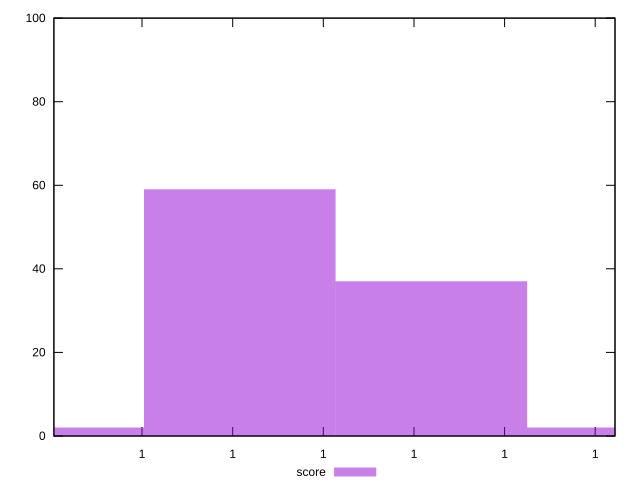

Write gnuplot code to recreate this figure.
reset

$score <<EOF
0.9999999836541555 59
0.9999999836583823 37
0.999999983662609 2
0.9999999836499288 2
EOF

set key outside below
set boxwidth 4.226725824406918e-12
set xrange [0.9999999836500553:0.9999999836624358]
set yrange [0:100]
set style fill transparent solid 0.5 noborder
set terminal svg size 640, 490 enhanced background rgb 'white'
set output "report_00007_2020-12-11T15:55:29.892Z/total-byte-weight/samples/pages+cached+noexternal+noimg/score/histogram.svg"

plot $score title "score" with boxes

reset
